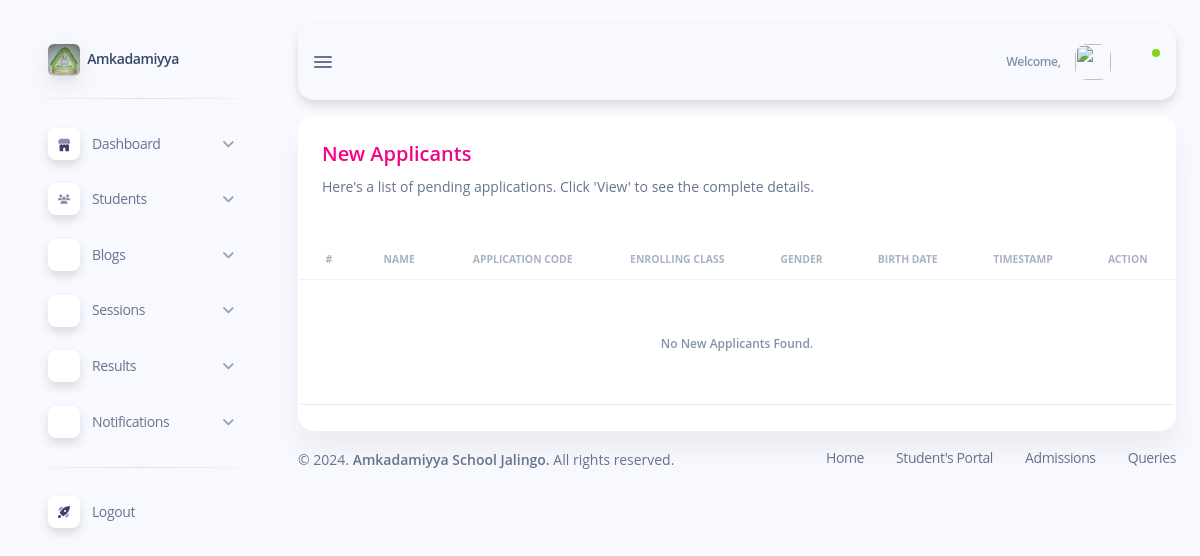
/subdomains/admin/admin-new-applicant.php, run on an earlier commit of the app's database.
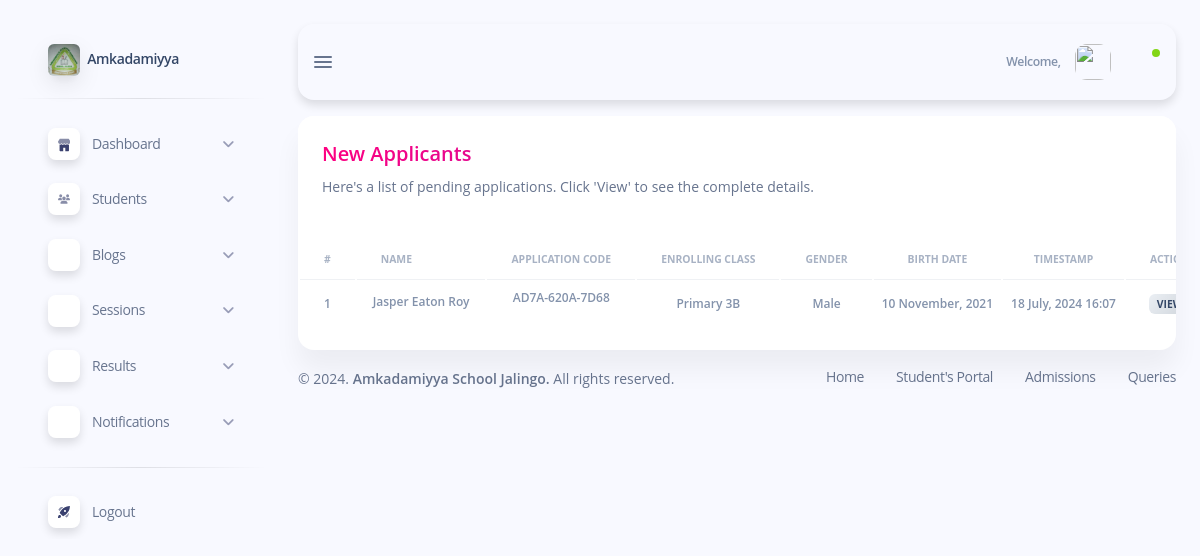
And on a later commit of the database.
### tables this page shows
CREATE TABLE `applicants` (
  `applicant_id` int(11) NOT NULL,
  `enrolling_class` int(11) NOT NULL,
  `section_id` int(11) NOT NULL,
  `first_name` varchar(50) NOT NULL,
  `second_name` varchar(50) NOT NULL,
  `last_name` varchar(50) NOT NULL,
  `birth_date` date NOT NULL,
  `state` varchar(50) NOT NULL,
  `lga` varchar(50) NOT NULL,
  `gender` varchar(50) NOT NULL,
  `parent_first_name` varchar(50) NOT NULL,
  `parent_last_name` varchar(50) NOT NULL,
  `parent_email` varchar(50) NOT NULL,
  `parent_address` varchar(50) NOT NULL,
  `parent_phone_number` varchar(50) NOT NULL,
  `admission_status` int(2) NOT NULL,
  `application_code` varchar(20) NOT NULL,
  `timestamp` timestamp NOT NULL DEFAULT current_timestamp() ON UPDATE current_timestamp(),
  `registration_id` varchar(50) NOT NULL
);

CREATE TABLE `classes` (
  `class_id` int(11) NOT NULL,
  `class_name` varchar(50) NOT NULL,
  `section_id` int(11) NOT NULL
);

### subdomains/admin/admin-new-applicant.php (the view, shortened to what the changed rows need)
<?php
require_once "../../config/database.php";
?>
<!DOCTYPE html>
<html lang="en">
<head>
    <?php include "inc/admin-header.php"; ?>
</head>
<body class="g-sidenav-show bg-info-soft">
    <main class="main-content position-relative max-height-vh-100 h-100 border-radius-lg ">
        <div class="container-fluid pt-3">
            <div class="card">
                <div class="card-body px-0 pt-0 pb-2">
                    <div class="table-responsive p-0">
                        <table class="table table-flush" id="datatable-basic">
                            <thead class="thead-light">
                                <tr>
                                    <th class="text-uppercase text-center text-secondary text-xxs font-weight-bolder opacity-7" spellcheck="false">#</th>
                                    <th class="text-uppercase text-left text-secondary text-xxs font-weight-bolder opacity-7" spellcheck="false">Name</th>
                                    <th class="text-uppercase text-center text-secondary text-xxs font-weight-bolder opacity-7">Application Code</th>
                                    <th class="text-uppercase text-center text-secondary text-xxs font-weight-bolder opacity-7">Enrolling Class</th>
                                    <th class="text-uppercase text-center text-secondary text-xxs font-weight-bolder opacity-7">Gender</th>
                                    <th class="text-uppercase text-center text-secondary text-xxs font-weight-bolder opacity-7">Birth Date</th>
                                    <th class="text-uppercase text-center text-secondary text-xxs font-weight-bolder opacity-7">Timestamp</th>
                                    <th class="text-uppercase text-center text-secondary text-xxs font-weight-bolder opacity-7" spellcheck="false">Action</th>
                                </tr>
                            </thead>
                            <tbody>
                                <?php
                                $sql = "SELECT * FROM `applicants` WHERE `admission_status` = 0 ORDER BY `timestamp` DESC";
                                $applicants = mysqli_query($conn, $sql);
                                $count = 1;
                                if (mysqli_num_rows($applicants) > 0) {
                                    while ($applicant = mysqli_fetch_assoc($applicants)) {
                                ?>
                                        <tr>
                                            <td class="align-middle text-center text-sm">
                                                <span class="text-secondary text-xs font-weight-bold text-capitalize"><?php echo $count; ?></span>
                                            </td>
                                            <td>
                                                <div class="d-flex px-2 py-1">
                                                    <div class="d-flex align-items-center justify-content-center">
                                                        <span class="mb-0 text-secondary text-xs font-weight-bold text-capitalize text-left"><?php echo $applicant['first_name'] . " " . $applicant['second_name'] . " " . $applicant['last_name']  ?></span>
                                                    </div>
                                                </div>
                                            </td>
                                            <td>
                                                <p class="text-secondary text-xs text-center font-weight-bold mb-0"><?php echo $applicant['application_code']; ?></p>
                                            </td>
                                            <td class="align-middle text-center text-sm">
                                                <span class="text-secondary text-xs font-weight-bold text-capitalize">
                                                    <?php
                                                    $class_id = $applicant['enrolling_class'];
                                                    $sql = "SELECT `class_name` FROM `classes` WHERE `class_id` = '$class_id'";
                                                    $clasess = mysqli_query($conn, $sql);
                                                    $class = mysqli_fetch_assoc($clasess);
                                                    echo $class['class_name'];
                                                    ?>
                                                </span>
                                            </td>
                                            <td class="align-middle text-center">
                                                <span class="text-secondary text-xs font-weight-bold text-capitalize"><?php echo $applicant['gender']; ?></span>
                                            </td>
                                            <td class="align-middle text-center">
                                                <span class="text-secondary text-xs font-weight-bold text-capitalize"><?php echo date("j F, Y", strtotime($applicant['birth_date'])); ?></span>
                                            </td>
                                            <td class="align-middle text-center">
                                                <span class="text-secondary text-xs font-weight-bold text-capitalize"><?php echo date("j F, Y H:m", strtotime($applicant['timestamp'])); ?></span>
                                            </td>
                                            <td class="align-middle text-center">
                                                <form action="admin-view-applicant.php" method="get">
                                                    <button type="submit" class="badge badge-sm rounded bg-gradient-light text-dark border-0">View</button>
                                                </form>
                                            </td>
                                        </tr>
                                    <?php
                                        $count++;
                                    }
                                } else {
                                    ?>
                            </tbody>
                            <tfoot>
                                <tr>
                                    <td class="align-middle text-center py-5" colspan="8">
                                        <span class="text-secondary text-xs font-weight-bold text-capitalize"><?php echo "No new applicants found."; ?></span>
                                    </td>
                                </tr>
                            </tfoot>
                        <?php
                                }
                        ?>
                        </table>
                    </div>
                </div>
            </div>
        </div>
    </main>
</body>
</html>

What changed in the data, as far as the page shows it:
added applicants: first_name "Jasper", second_name "Eaton", last_name "Roy", application_code "AD7A-620A-7D68", enrolling_class.class_name "Primary 3B", gender "Male", birth_date "10 November, 2021", timestamp "18 July, 2024 16:07"
Also different on the page:
text no longer shown: "No New Applicants Found."
